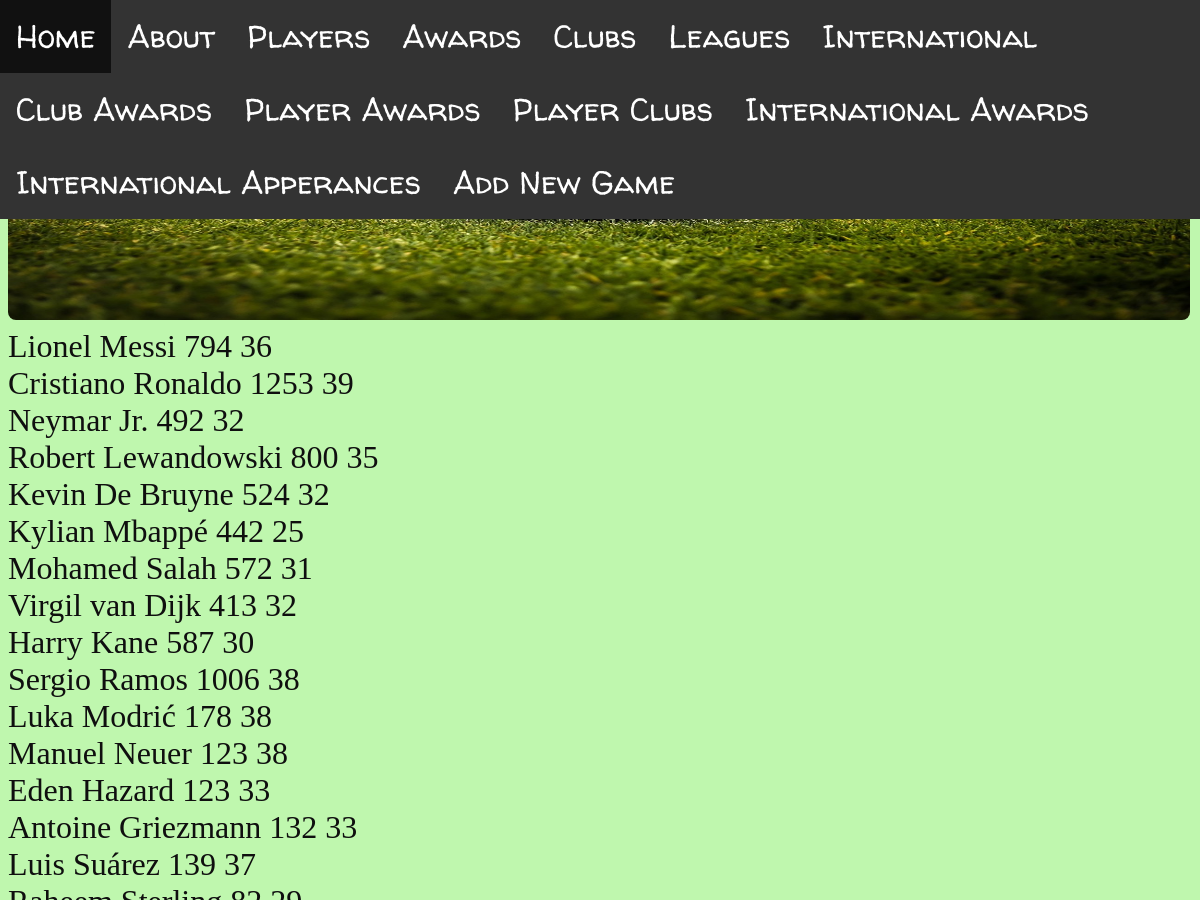
Before: / (upper part) with the older database file.
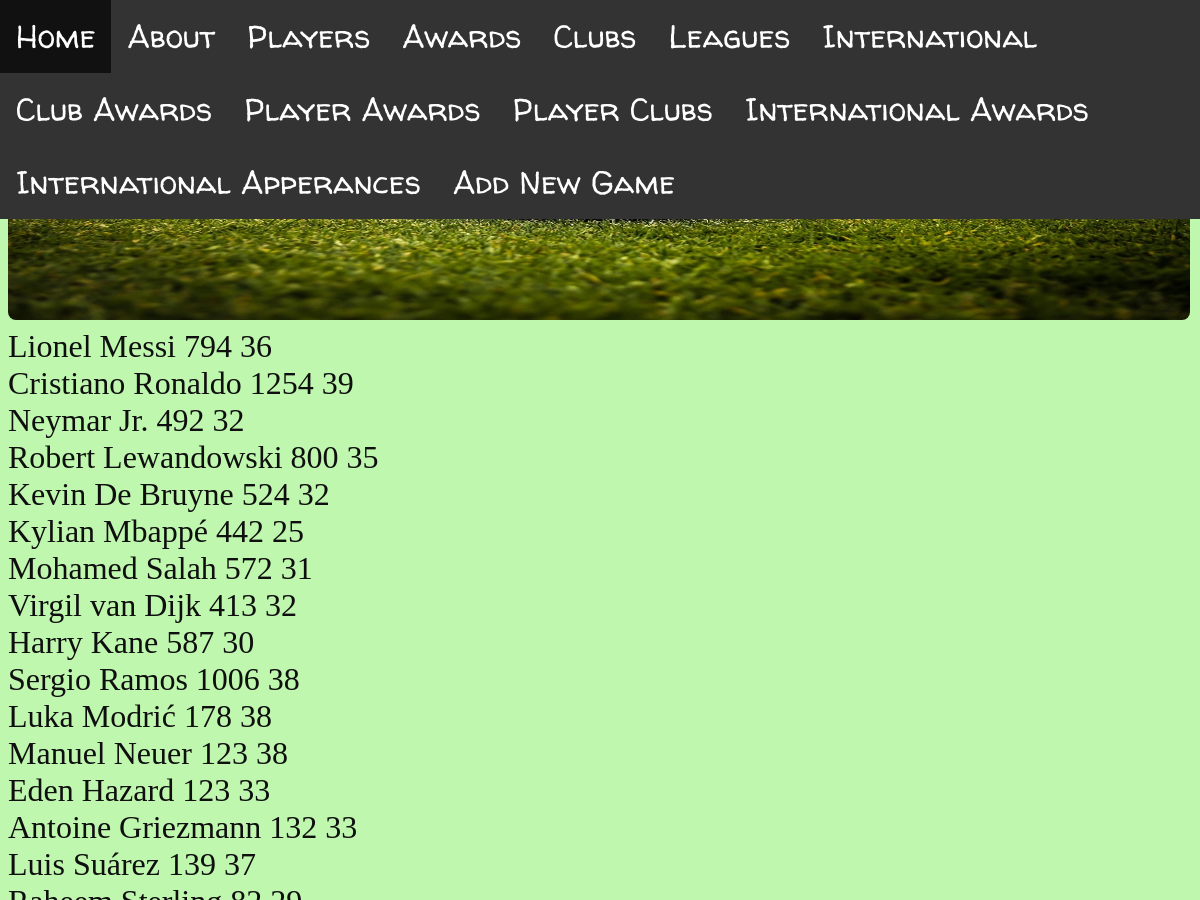
After: the same page with the newer database file.
### tables this page shows
CREATE TABLE Player (player_id INTEGER PRIMARY KEY, player TEXT NOT NULL, club_id INTEGER REFERENCES Club (club_id), total_apperances INTEGER, age INTEGER, club_count INTEGER, international_id INTEGER REFERENCES International (international_id), photo TEXT);

### program.py (the view)
@app.route('/')
def homepage():
    query = "SELECT * FROM Player;"
    return render_template("index.html", results=sqlsetup(query))

### program.py (called while the page is built)
def sqlsetup(sql):
    db = sqlite3.connect(DATABASE)
    cursor = db.cursor()
    cursor.execute(sql)
    results = cursor.fetchall()
    return results

### templates/index.html
{% extends 'layout.html' %}
{% block content %}
{% for player in results %}
    {{ player[1] }} {{ player[3] }} {{ player[4] }}
    <br>
{% endfor %}
{% endblock %}

### templates/layout.html (shortened to what this page needs)
<!DOCTYPE html>
<html lang="en">
    <head>
		<link rel="stylesheet" href="/static/style.css">
    </head>
    <body>
        <nav>
            <ul>
                <li><a href="/">Home</a></li>
                <li><a href="/about">About</a></li>
                <li><a href="/player">Players</a></li>
                <li><a href="/award">Awards</a></li>
                <li><a href="/club">Clubs</a></li>
                <li><a href="/league">Leagues</a></li>
                <li><a href="/international">International</a></li>
                <li><a href="/club_awards">Club Awards</a></li>
                <li><a href="/playeraward">Player Awards</a></li>
                <li><a href="/playerclubs">Player Clubs</a></li>
                <li><a href="/internationalawards">International Awards</a></li>
                <li><a href="/internationalapperances">International Apperances</a></li>
                <li><a href="/addnewgame">Add New Game</a></li>
            </ul>
        </nav>
        <main class="hero-grid">
            <div class =flex>
            </div>
        </main>
        <main>
            {%block content%}
            {%endblock%}
        </main>
    </body>
</html>

### static/style.css (style rules this page uses)
body { color:#0f0f0f; font-family: 'Oxygen-regular'; font-size: 2rem; background-color: rgb(191, 247, 174); }
body, h1, h2, h3, h4, p, figure, blockquote, dl, img, dd { margin-left: 10; margin-right: 10; margin-top: 0; margin-bottom: 10; }
nav { left: 0; font-family: 'Walter-Turncoat'; overflow: hidden; background-color: #333; position: fixed; top: 0; width: 100%; float: left; font-size:xx-large ; }
ul { list-style-type: none; margin: 0; padding: 0; overflow: hidden; background-color: #333; }
li { float: left; }
li a { display: block; color: white; text-align: center; padding: 14px 16px; text-decoration: none; }
.hero-grid { display: grid; gap: 1.5rem; padding-bottom: 0.5rem; grid-template-areas: 'one'; width: 98.5vw; }
.hero-grid { grid-template-areas: "one"; }

Changed rows visible on the page:
changed Player "Cristiano Ronaldo": total_apperances "1253" → "1254"
